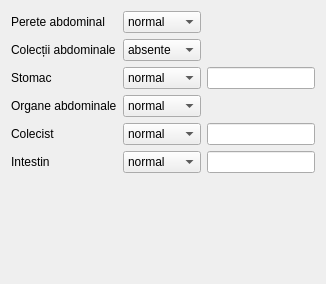
             <widget class="QWidget" name="tab_8">
              <attribute name="title">
               <string>Abdomen</string>
              </attribute>
              <layout class="QGridLayout" name="gridLayout_73">
               <item row="0" column="0">
                <widget class="QLabel" name="label_182">
                 <property name="text">
                  <string>Perete abdominal</string>
                 </property>
                </widget>
               </item>
               <item row="0" column="1">
                <widget class="QComboBox" name="gestation2_abdominalWall">
                 <item>
                  <property name="text">
                   <string>normal</string>
                  </property>
                 </item>
                 <item>
                  <property name="text">
                   <string>anormal</string>
                  </property>
                 </item>
                 <item>
                  <property name="text">
                   <string>dificil</string>
                  </property>
                 </item>
                </widget>
               </item>
               <item row="1" column="0">
                <widget class="QLabel" name="label_183">
                 <property name="text">
                  <string>Colecții abdominale</string>
                 </property>
                </widget>
               </item>
               <item row="1" column="1">
                <widget class="QComboBox" name="gestation2_abdominalCollections">
                 <item>
                  <property name="text">
                   <string>absente</string>
                  </property>
                 </item>
                 <item>
                  <property name="text">
                   <string>prezente</string>
                  </property>
                 </item>
                </widget>
               </item>
               <item row="2" column="0">
                <widget class="QLabel" name="label_184">
                 <property name="text">
                  <string>Stomac</string>
                 </property>
                </widget>
               </item>
               <item row="2" column="1">
                <widget class="QComboBox" name="gestation2_stomach">
                 <item>
                  <property name="text">
                   <string>normal</string>
                  </property>
                 </item>
                 <item>
                  <property name="text">
                   <string>anormal</string>
                  </property>
                 </item>
                 <item>
                  <property name="text">
                   <string>dificil</string>
                  </property>
                 </item>
                </widget>
               </item>
               <item row="2" column="2">
                <widget class="QLineEdit" name="gestation2_stomach_description"/>
               </item>
               <item row="3" column="0">
                <widget class="QLabel" name="label_185">
                 <property name="text">
                  <string>Organe abdominale</string>
                 </property>
                </widget>
               </item>
               <item row="3" column="1">
                <widget class="QComboBox" name="gestation2_abdominalOrgans">
                 <item>
                  <property name="text">
                   <string>normal</string>
                  </property>
                 </item>
                 <item>
                  <property name="text">
                   <string>anormal</string>
                  </property>
                 </item>
                 <item>
                  <property name="text">
                   <string>dificil</string>
                  </property>
                 </item>
                </widget>
               </item>
               <item row="4" column="0">
                <widget class="QLabel" name="label_186">
                 <property name="text">
                  <string>Colecist</string>
                 </property>
                </widget>
               </item>
               <item row="4" column="1">
                <widget class="QComboBox" name="gestation2_cholecist">
                 <item>
                  <property name="text">
                   <string>normal</string>
                  </property>
                 </item>
                 <item>
                  <property name="text">
                   <string>anormal</string>
                  </property>
                 </item>
                 <item>
                  <property name="text">
                   <string>dificil</string>
                  </property>
                 </item>
                </widget>
               </item>
               <item row="4" column="2">
                <widget class="QLineEdit" name="gestation2_cholecist_description"/>
               </item>
               <item row="5" column="0">
                <widget class="QLabel" name="label_187">
                 <property name="text">
                  <string>Intestin</string>
                 </property>
                </widget>
               </item>
               <item row="5" column="1">
                <widget class="QComboBox" name="gestation2_intestine">
                 <item>
                  <property name="text">
                   <string>normal</string>
                  </property>
                 </item>
                 <item>
                  <property name="text">
                   <string>anormal</string>
                  </property>
                 </item>
                 <item>
                  <property name="text">
                   <string>dificil</string>
                  </property>
                 </item>
                </widget>
               </item>
               <item row="5" column="2">
                <widget class="QLineEdit" name="gestation2_intestine_description"/>
               </item>
               <item row="6" column="2">
                <spacer name="verticalSpacer_20">
                 <property name="orientation">
                  <enum>Qt::Orientation::Vertical</enum>
                 </property>
                 <property name="sizeHint" stdset="0">
                  <size>
                   <width>20</width>
                   <height>100</height>
                  </size>
                 </property>
                </spacer>
               </item>
              </layout>
             </widget>
